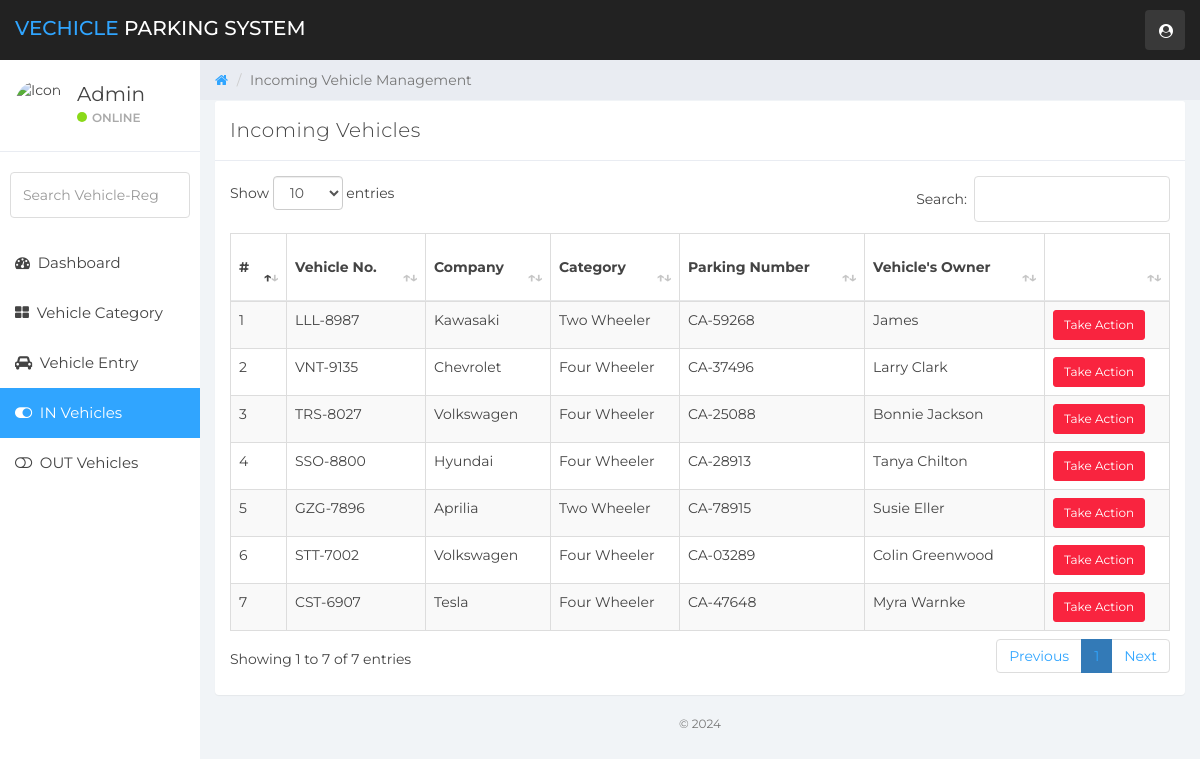
The page /in-vehicles.php (signed in) on the database its author committed.
### tables this page shows
CREATE TABLE `vehicle_info` (
  `ID` int(10) NOT NULL,
  `ParkingNumber` varchar(120) DEFAULT NULL,
  `VehicleCategory` varchar(120) NOT NULL,
  `VehicleCompanyname` varchar(120) DEFAULT NULL,
  `RegistrationNumber` varchar(120) DEFAULT NULL,
  `OwnerName` varchar(120) DEFAULT NULL,
  `OwnerContactNumber` bigint(10) DEFAULT NULL,
  `InTime` timestamp NULL DEFAULT CURRENT_TIMESTAMP,
  `OutTime` timestamp NULL DEFAULT NULL ON UPDATE CURRENT_TIMESTAMP,
  `ParkingCharge` varchar(120) NOT NULL,
  `Remark` mediumtext NOT NULL,
  `Status` varchar(5) NOT NULL
);

### in-vehicles.php (the view, shortened to what this page needs)
<?php
    include('includes/dbconn.php');
    if (strlen($_SESSION['vpmsaid']==0)) {
        header('location:logout.php');
        } else {
?>
<!DOCTYPE html>
<html>
<head>
	<link href="css/bootstrap.min.css" rel="stylesheet">
	<link href="css/font-awesome.min.css" rel="stylesheet">
    <link href="css/datatable.css" rel="stylesheet">
	<link href="css/datepicker3.css" rel="stylesheet">
	<link href="css/styles.css" rel="stylesheet">
</head>
<body>
        <?php include 'includes/navigation.php' ?>
		<?php
		$page="in-vehicle";
		include 'includes/sidebar.php'
		?>
	<div class="col-sm-9 col-sm-offset-3 col-lg-10 col-lg-offset-2 main">
		<div class="row">
			<ol class="breadcrumb">
				<li><a href="dashboard.php">
					<em class="fa fa-home"></em>
				</a></li>
				<li class="active">Incoming Vehicle Management</li>
			</ol>
		</div>
		<div class="row">
			<div class="col-lg-12">
			</div>
		</div>
		<div class="row">
				<div class="col-lg-12">
					<div class="panel panel-default">
						<div class="panel-heading">Incoming Vehicles</div>
						<div class="panel-body">
                        <table id="example" class="table table-striped table-hover table-bordered" style="width:100%">
        <thead>
            <tr>
                <th>#</th>
                <th>Vehicle No.</th>
                <th>Company</th>
                <th>Category</th>
                <th>Parking Number</th>
                <th>Vehicle's Owner</th>
                <th></th>
            </tr>
        </thead>
        <tbody>
        <?php
        $ret=mysqli_query($con,"SELECT * FROM vehicle_info WHERE Status='' ORDER BY InTime DESC");
        $cnt=1;
        while ($row=mysqli_fetch_array($ret)) {
        ?>
            <tr>
            <td><?php echo $cnt;?></td>
            <td><?php  echo $row['RegistrationNumber'];?></td>
            <td><?php  echo $row['VehicleCompanyname'];?></td>
            <td><?php  echo $row['VehicleCategory'];?></td>
            <td><?php  echo 'CA-'.$row['ParkingNumber'];?></td>
            <td><?php  echo $row['OwnerName'];?></td>
            <td><a href="update-incomingdetail.php?updateid=<?php echo $row['ID'];?>"><button type="button" class="btn btn-sm btn-danger">Take Action</button></a>
            </td>
            </tr>
                <?php $cnt=$cnt+1;}?>
        </tbody>
    </table>
						</div>
					</div>
				</div>
</div>
        <?php include 'includes/footer.php'?>
	</div>
</body>
</html>
<?php }  ?>

### includes/navigation.php (shortened to what this page needs)
<nav class="navbar navbar-custom navbar-fixed-top" role="navigation">
		<div class="container-fluid">
			<div class="navbar-header">
				<a class="navbar-brand" href="./dashboard.php"><span>Vechicle </span>Parking System</a>
				<ul class="nav navbar-top-links navbar-right">
					<li class="dropdown"><a class="dropdown-toggle count-info" data-toggle="dropdown" href="#">
						<em class="fa fa-user-circle"></em>
					</a>
					</li>
				</ul>
			</div>
		</div>
	</nav>

### includes/sidebar.php (shortened to what this page needs)
<div id="sidebar-collapse" class="col-sm-3 col-lg-2 sidebar">
		<div class="profile-sidebar">
			<div class="profile-userpic">
				<img src="https://www.w3schools.com/howto/img_avatar.png" width="50" class="img-responsive" alt="Icon">
			</div>
			<div class="profile-usertitle">
				<div class="profile-usertitle-name">Admin</div>
				<div class="profile-usertitle-status"><span class="indicator label-success"></span>Online</div>
			</div>
		</div>
		<form role="search" action="search-results.php" name="search" method="POST" enctype="multipart/form-data">
			<div class="form-group">
				<input type="text" class="form-control" id="searchdata" name="searchdata" placeholder="Search Vehicle-Reg">
			</div>
		</form>
		<ul class="nav menu">
			<li class="<?php if($page=="dashboard") {echo "active";}?>"><a href="dashboard.php"><em class="fa fa-dashboard">&nbsp;</em> Dashboard</a></li>
			<li class="<?php if($page=="vehicle-category") {echo "active";}?>"><a href="vehicle-category.php"><em class="fa fa-th-large">&nbsp;</em> Vehicle Category</a></li>
			<li class="<?php if($page=="manage-vehicles") {echo "active";}?>"><a href="manage-vehicles.php"><em class="fa fa-car">&nbsp;</em> Vehicle Entry</a></li>
			<li class="<?php if($page=="in-vehicle") {echo "active";}?>"><a href="in-vehicles.php"><em class="fa fa-toggle-on">&nbsp;</em> IN Vehicles</a></li>
            <li class="<?php if($page=="out-vehicle") {echo "active";}?>"><a href="out-vehicles.php"><em class="fa fa-toggle-off">&nbsp;</em> OUT Vehicles</a></li>
		</ul>
	</div>

### includes/footer.php
<footer>
	<div class="col-sm-12">
		<p class="back-link">&copy; <?php echo date("Y"); ?>  </p>
	</div>
</footer>

### css/datatable.css (style rules this page uses)
table.dataTable { clear: both; margin-top: 6px !important; margin-bottom: 6px !important; max-width: none !important; border-collapse: separate !important; border-spacing: 0; }
table.dataTable td, table.dataTable th { -webkit-box-sizing: content-box; box-sizing: content-box; }
table.dataTable > thead > tr > th:not(.sorting_disabled), table.dataTable > thead > tr > td:not(.sorting_disabled) { padding-right: 30px; }
table.dataTable > thead .sorting, table.dataTable > thead .sorting_asc, table.dataTable > thead .sorting_desc, table.dataTable > thead .sorting_asc_disabled, table.dataTable > thead .sorting_desc_disabled { cursor: pointer; position: relative; }
table.dataTable > thead .sorting:before, table.dataTable > thead .sorting:after, table.dataTable > thead .sorting_asc:before, table.dataTable > thead .sorting_asc:after, table.dataTable > thead .sorting_desc:before, table.dataTable > thead .sorting_desc:after, table.dataTable > thead .sorting_asc_disabled:before, table.dataTable > thead .sorting_asc_disabled:after, table.dataTable > thead .sorting_desc_disabled:before, table.dataTable > thead .sorting_desc_disabled:after { position: absolute; bottom: 0.9em; display: block; opacity: 0.3; }
table.dataTable > thead .sorting:before, table.dataTable > thead .sorting_asc:before, table.dataTable > thead .sorting_desc:before, table.dataTable > thead .sorting_asc_disabled:before, table.dataTable > thead .sorting_desc_disabled:before { right: 1em; content: "↑"; }
table.dataTable > thead .sorting:after, table.dataTable > thead .sorting_asc:after, table.dataTable > thead .sorting_desc:after, table.dataTable > thead .sorting_asc_disabled:after, table.dataTable > thead .sorting_desc_disabled:after { right: 0.5em; content: "↓"; }
table.dataTable > thead .sorting_asc:before, table.dataTable > thead .sorting_desc:after { opacity: 1; }
table.table-bordered.dataTable { border-right-width: 0; }
table.table-bordered.dataTable th, table.table-bordered.dataTable td { border-left-width: 0; }
table.table-bordered.dataTable th:last-child, table.table-bordered.dataTable th:last-child, table.table-bordered.dataTable td:last-child, table.table-bordered.dataTable td:last-child { border-right-width: 1px; }
table.table-bordered.dataTable tbody th, table.table-bordered.dataTable tbody td { border-bottom-width: 0; }

### rows shown on the page
vehicle_info: RegistrationNumber "LLL-8987", VehicleCompanyname "Kawasaki", VehicleCategory "Two Wheeler", ParkingNumber "59268", OwnerName "James"
vehicle_info: RegistrationNumber "VNT-9135", VehicleCompanyname "Chevrolet", VehicleCategory "Four Wheeler", ParkingNumber "37496", OwnerName "Larry Clark"
vehicle_info: RegistrationNumber "TRS-8027", VehicleCompanyname "Volkswagen", VehicleCategory "Four Wheeler", ParkingNumber "25088", OwnerName "Bonnie Jackson"
vehicle_info: RegistrationNumber "SSO-8800", VehicleCompanyname "Hyundai", VehicleCategory "Four Wheeler", ParkingNumber "28913", OwnerName "Tanya Chilton"
vehicle_info: RegistrationNumber "GZG-7896", VehicleCompanyname "Aprilia", VehicleCategory "Two Wheeler", ParkingNumber "78915", OwnerName "Susie Eller"
vehicle_info: RegistrationNumber "STT-7002", VehicleCompanyname "Volkswagen", VehicleCategory "Four Wheeler", ParkingNumber "03289", OwnerName "Colin Greenwood"
vehicle_info: RegistrationNumber "CST-6907", VehicleCompanyname "Tesla", VehicleCategory "Four Wheeler", ParkingNumber "47648", OwnerName "Myra Warnke"
